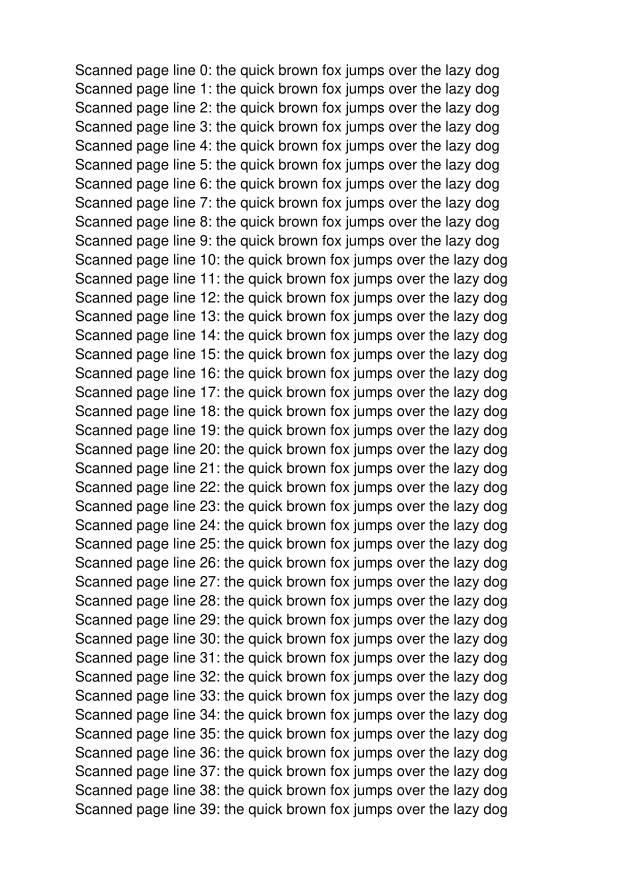
#> input picture testdata/testdata/_scan_src-1.png, 1240 x 1755 px (shown at 1/2 size)
$ python gen_pdfs.py
#> lines starting #> are read from the running program, lines starting #| are printed output that depends on the picture
#!/usr/bin/env python3
"""Generate small PDFs for pipeline tests.

Vector PDFs are written by hand (no dependencies). Scan-like PDFs (image only,
no text layer) need Pillow and `pdftoppm` (poppler-utils); they are skipped if
either is missing.
"""
import subprocess
import sys
from pathlib import Path


def build_pdf(pages, info=None):
    """pages: list of dicts with keys
    w,h            page size in points
    rotate         /Rotate value
    text           list of str or (size, str); ("", gap) adds vertical space
    text_rot90     list of str drawn bottom-to-top (glyphs rotated 90 deg ccw)
    rect           draw a filled rectangle
    image          draw a 32x32 gradient image XObject at (100,400) 200x200
    jpeg           (bytes, w_px, h_px, "RGB"|"L"): full-page JPEG image
    hidden         list of str drawn with text render mode 3 (invisible OCR layer)
    stamp          (x, y, w, h): a red-rectangle Stamp annotation (annotation-only content)
    """
    objs = []

    def add(b):
        objs.append(b)
        return len(objs)

    add(b"")  # 1 catalog
    add(b"")  # 2 pages
    font = add(b"<< /Type /Font /Subtype /Type1 /BaseFont /Helvetica >>")
    page_ids = []
    for p in pages:
        stream = []
        xobj = ""
        if p.get("image"):
            n = 32
            raw = bytearray()
            for y in range(n):
                for x in range(n):
                    raw += bytes([x * 8, y * 8, 160])
            iid = add(
                b"<< /Type /XObject /Subtype /Image /Width 32 /Height 32 /ColorSpace /DeviceRGB "
                b"/BitsPerComponent 8 /Length %d >>\nstream\n" % len(raw) + bytes(raw) + b"\nendstream"
            )
            xobj = "/XObject << /Im1 %d 0 R >>" % iid
            stream.append("q 200 0 0 200 100 400 cm /Im1 Do Q")
        if p.get("jpeg"):
            jb, jw, jh, cs = p["jpeg"]
            jid = add(
                b"<< /Type /XObject /Subtype /Image /Width %d /Height %d /ColorSpace /Device%s "
                b"/BitsPerComponent 8 /Filter /DCTDecode /Length %d >>\nstream\n"
                % (jw, jh, b"RGB" if cs == "RGB" else b"Gray", len(jb))
                + jb
                + b"\nendstream"
            )
            xobj = "/XObject << /Im1 %d 0 R >>" % jid
            stream.append("q %d 0 0 %d 0 0 cm /Im1 Do Q" % (p["w"], p["h"]))
        if p.get("hidden"):
            y = p["h"] - 72
            for line in p["hidden"]:
                esc = line.replace("\\", "\\\\").replace("(", "\\(").replace(")", "\\)")
                stream.append("BT 3 Tr /F1 12 Tf 72 %.1f Td (%s) Tj ET" % (y, esc))
                y -= 16
        annots = ""
        if p.get("stamp"):
            sx, sy, sw, sh = p["stamp"]
            fdata = ("1 0 0 RG 3 w 4 4 %d %d re S" % (sw - 8, sh - 8)).encode()
            fid = add(
                b"<< /Type /XObject /Subtype /Form /BBox [0 0 %d %d] /Length %d >>\nstream\n" % (sw, sh, len(fdata))
                + fdata
                + b"\nendstream"
            )
            aid = add(
                (
                    "<< /Type /Annot /Subtype /Stamp /Rect [%d %d %d %d] /F 4 /Name /Approved "
                    "/AP << /N %d 0 R >> >>" % (sx, sy, sx + sw, sy + sh, fid)
                ).encode()
            )
            annots = " /Annots [%d 0 R]" % aid
        if p.get("rect"):
            stream.append("0.2 0.2 0.8 rg 100 100 300 150 re f")
        if p.get("text"):
            y = p["h"] - 72
            stream.append("0 g")
            for item in p["text"]:
                size, line = item if isinstance(item, tuple) else (14, item)
                if line == "":
                    y -= size
                    continue
                esc = line.replace("\\", "\\\\").replace("(", "\\(").replace(")", "\\)")
                stream.append("BT /F1 %d Tf 72 %.1f Td (%s) Tj ET" % (size, y, esc))
                y -= size * 1.3
        if p.get("text_rot90"):
            # Text matrix [0 1 -1 0 x y]: glyphs run bottom-to-top.
            x = 100
            stream.append("0 g")
            for line in p["text_rot90"]:
                stream.append("BT /F1 14 Tf 0 1 -1 0 %d 100 Tm (%s) Tj ET" % (x, line))
                x += 20
        data = "\n".join(stream).encode()
        cid = add(b"<< /Length %d >>\nstream\n" % len(data) + data + b"\nendstream")
        rot = " /Rotate %d" % p["rotate"] if p.get("rotate") else ""
        pid = add(
            (
                "<< /Type /Page /Parent 2 0 R /MediaBox [0 0 %d %d]%s "
                "/Resources << /Font << /F1 %d 0 R >> %s >> /Contents %d 0 R%s >>"
                % (p["w"], p["h"], rot, font, xobj, cid, annots)
            ).encode()
        )
        page_ids.append(pid)
    objs[0] = b"<< /Type /Catalog /Pages 2 0 R >>"
    kids = " ".join("%d 0 R" % i for i in page_ids)
    objs[1] = ("<< /Type /Pages /Kids [%s] /Count %d >>" % (kids, len(page_ids))).encode()
    info_ref = ""
    if info:
        body = " ".join("/%s (%s)" % (k, v) for k, v in info.items())
        iid = add(("<< %s >>" % body).encode())
        info_ref = " /Info %d 0 R" % iid

    out = bytearray(b"%PDF-1.7\n")
    offsets = []
    for i, o in enumerate(objs, 1):
        offsets.append(len(out))
        out += b"%d 0 obj\n" % i + o + b"\nendobj\n"
    xref = len(out)
    out += b"xref\n0 %d\n0000000000 65535 f \n" % (len(objs) + 1)
    for off in offsets:
        out += b"%010d 00000 n \n" % off
    out += (
        "trailer\n<< /Size %d /Root 1 0 R%s >>\nstartxref\n%d\n%%%%EOF\n" % (len(objs) + 1, info_ref, xref)
    ).encode()
    return bytes(out)


def make_scans(out: Path, source_pdf: Path):
    try:
        from PIL import Image, ImageFilter
    except ImportError:
        print("Pillow missing: skipping scan PDFs")
        return
    png_prefix = out / "_scan_src"
    try:
        subprocess.run(["pdftoppm", "-r", "150", "-f", "1", "-l", "1", "-png", str(source_pdf), str(png_prefix)], check=True)
    except (OSError, subprocess.CalledProcessError):
        print("pdftoppm missing: skipping scan PDFs")
        return
    src = next(out.glob("_scan_src*.png"))
    base = Image.open(src).convert("L")

    def save(name, img):
        img.convert("RGB").save(out / name, "PDF", resolution=150.0)

    save("scan_sharp.pdf", base)
    save("scan_blurry.pdf", base.filter(ImageFilter.GaussianBlur(3)))
    # Faint: squash contrast into 190..255 (washed-out photocopy).
    save("scan_faint.pdf", base.point(lambda v: 190 + v * 65 // 255))
    save("scan_sideways.pdf", base.rotate(90, expand=True))
    src.unlink()


def main(outdir, n_many=500):
    out = Path(outdir)
    out.mkdir(parents=True, exist_ok=True)
    A4 = dict(w=595, h=842)
    text = lambda *l: dict(**A4, text=list(l))

    mixed = [
        text("Annual Report 2025", "", "Revenue grew 12% year over year.", "Q3 revenue: 4.2M USD"),
        dict(**A4),  # blank
        dict(**A4, text=["Chart page"], rect=True),
        dict(**A4, rotate=90, text=["This page has /Rotate 90"]),
        dict(**A4),  # blank
    ]
    (out / "mixed.pdf").write_bytes(
        build_pdf(
            mixed,
            info={
                "Title": "Mixed Test Document",
                "Author": "Test Author",
                "Subject": "Pipeline test",
                "Keywords": "pdf, rust, test",
                "Producer": "gen_pdfs.py",
                "CreationDate": "D:20250101120000Z",
            },
        )
    )

    # Structure: heading, paragraph, list, subheading; plus an image page and
    # sideways text drawn inside an upright page.
    structured = [
        dict(
            **A4,
            text=[
                (28, "Quarterly Results"),
                (8, ""),
                (18, "Summary"),
                (12, "Revenue grew strongly in the third quarter and"),
                (12, "margins improved across all regions."),
                (12, ""),
                (12, "- Revenue: 4.2M USD"),
                (12, "- Costs: 3.1M USD"),
                (12, "- Profit: 1.1M USD"),
                (12, ""),
                (12, "The outlook for the next quarter remains positive."),
            ],
        ),
        dict(**A4, text=[(18, "Figure page"), (12, "Image below.")], image=True),
        dict(**A4, text_rot90=["Sideways text line one", "Sideways text line two"]),
        dict(**A4, rotate=180, text=[(18, "Upside down via Rotate"), (12, "Body text on a 180 page.")]),
        dict(**A4, rotate=270, text=[(18, "Rotate 270 page"), (12, "Body text on a 270 page.")]),
        # Sideways glyphs on a /Rotate 90 page: the two rotations cancel (upright).
        dict(**A4, rotate=90, text_rot90=["Cancelling rotations line one", "Cancelling rotations line two"]),
    ]
    (out / "structured.pdf").write_bytes(build_pdf(structured, info={"Title": "Structured Test"}))

    (out / "huge_page.pdf").write_bytes(build_pdf([dict(w=6000, h=8000, text=["Huge page"], rect=True)]))

    many = []
    for i in range(n_many):
        if i % 10 == 9:
            many.append(dict(**A4))
        else:
            many.append(text("Page %d of %d" % (i + 1, n_many), *["Lorem ipsum dolor sit amet %d" % k for k in range(30)]))
    (out / "many_pages.pdf").write_bytes(build_pdf(many))

    # Scan-like (image only) PDFs from a text-dense page.
    dense = dict(**A4, text=[(14, "Scanned page line %d: the quick brown fox jumps over the lazy dog" % i) for i in range(40)])
    (out / "_dense.pdf").write_bytes(build_pdf([dense]))
    make_scans(out, out / "_dense.pdf")
#> call 2 of save, with name = 'scan_blurry.pdf'
#> in save (call 2), `img.convert("RGB").save(out / name, "PDF", resolution=150.0)`:
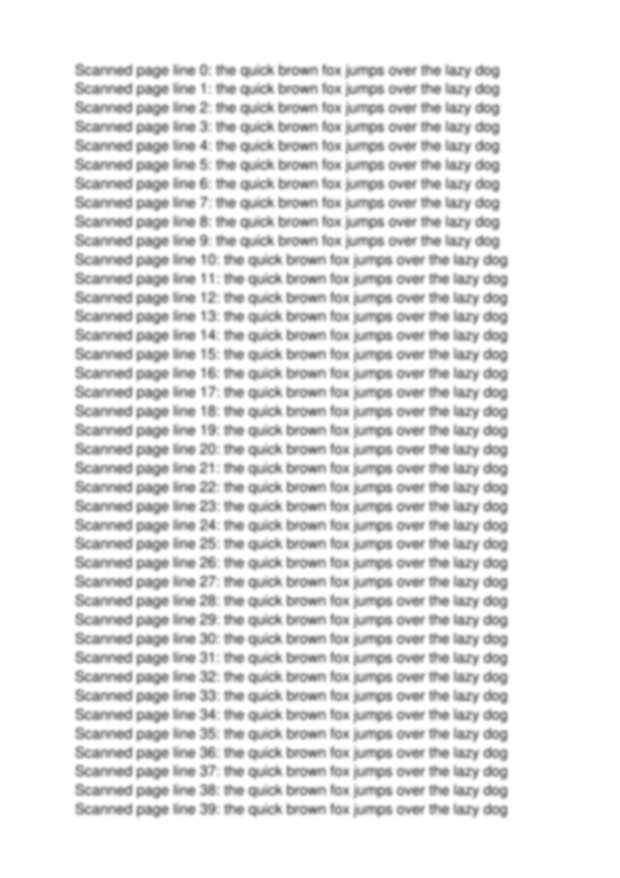
#> saved as scan_blurry.pdf: PIL image 1240x1755 RGB (shown at 1/2 size); min 119, max 255, mean 231.4
#> call 3 of save, with name = 'scan_faint.pdf'
#> in save (call 3), `img.convert("RGB").save(out / name, "PDF", resolution=150.0)`:
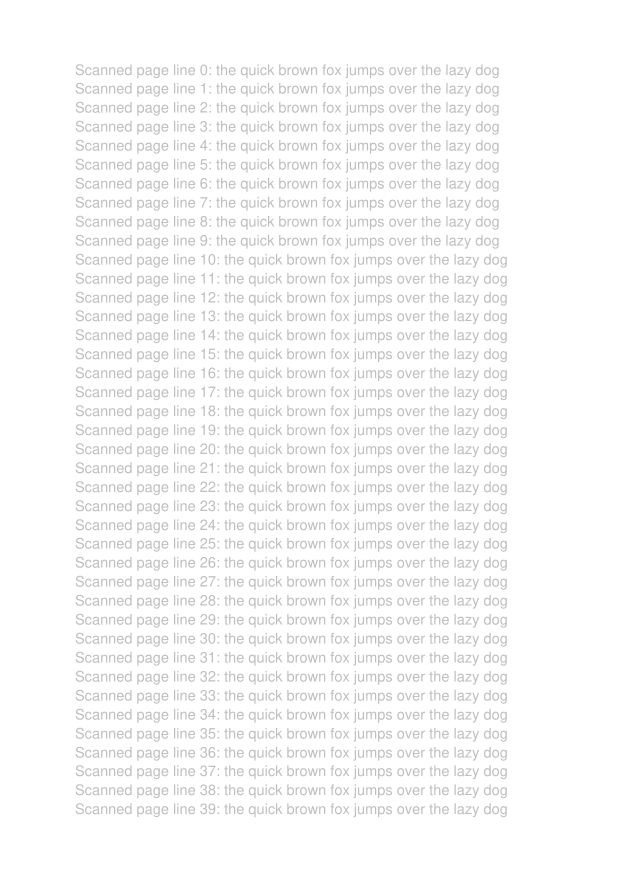
#> saved as scan_faint.pdf: PIL image 1240x1755 RGB (shown at 1/2 size); min 190, max 255, mean 248.9
#> call 4 of save, with name = 'scan_sideways.pdf'
#> in save (call 4), `img.convert("RGB").save(out / name, "PDF", resolution=150.0)`:
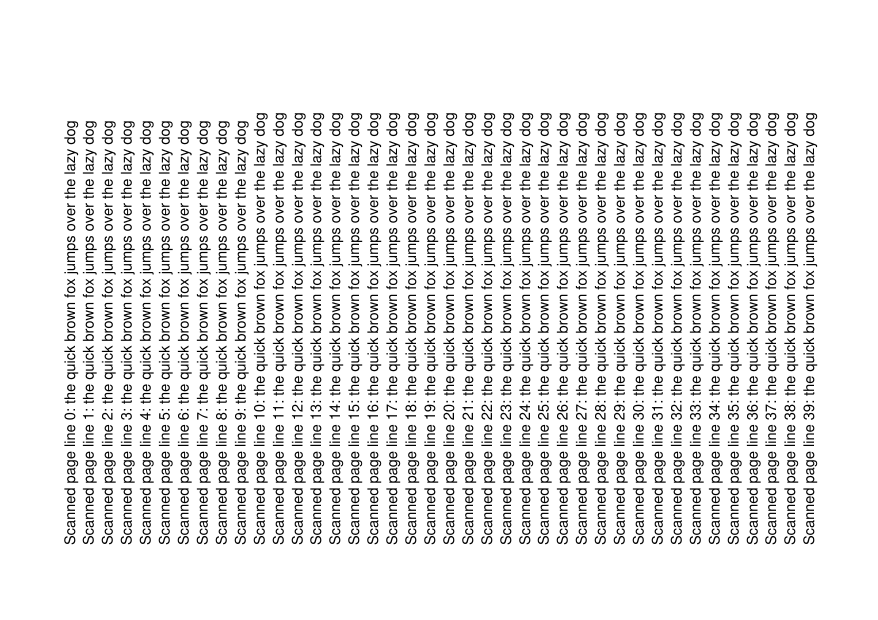
#> saved as scan_sideways.pdf: PIL image 1755x1240 RGB (shown at 1/2 size); min 0, max 255, mean 231.4
    (out / "_dense.pdf").unlink()
    print("generated in", out)


if __name__ == "__main__":
    main(sys.argv[1] if len(sys.argv) > 1 else "testdata", int(sys.argv[2]) if len(sys.argv) > 2 else 500)
